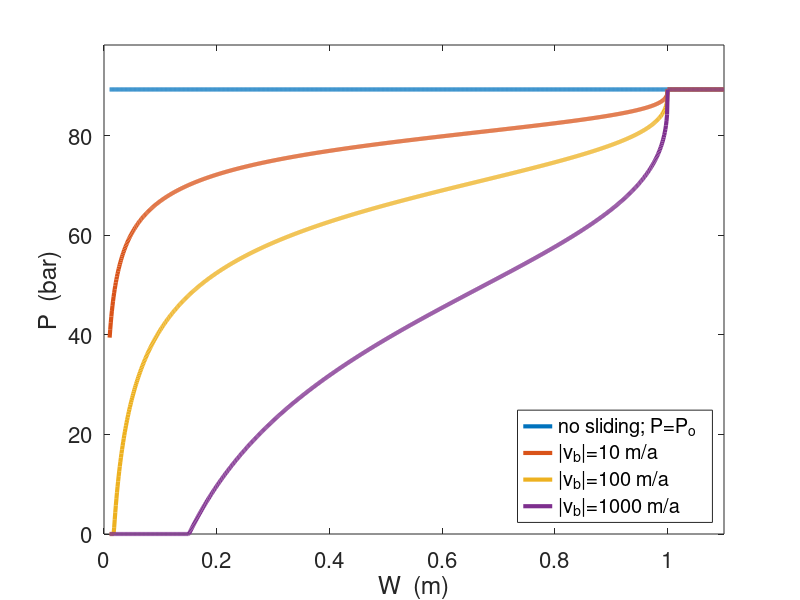

MATLAB code for this plot:
function plotpsteady;
% PLOTPSTEADY  Plot P = P(W) in steady state.

spera = 31556926.0;
rhoi  = 910.0;         % kg m-3
rhow  = 1028.0;        % kg m-3
g     = 9.81;          % m s-2

% major model parameters:
A  = 3.1689e-24;       % ice softness (Pa-3 s-1)
Wr = 1.0;              % m
c1 = 0.500;            % m-1
c2 = 0.040;            % [pure]
CC = c1 / (c2 * A)

h0 = 1000.0;         % m
Po = rhoi * g * h0;

W = 0.01:0.001:1.1*Wr;

% four different amounts of sliding:
v0   = 100.0 / spera;  % m/s
Pno  = PofW(W,    0.0,Po,CC,Wr) / 1e5;
Plow = PofW(W, 0.1*v0,Po,CC,Wr) / 1e5;
Pmed = PofW(W, 1.0*v0,Po,CC,Wr) / 1e5;
Phgh = PofW(W,10.1*v0,Po,CC,Wr) / 1e5;

set(0,'defaultlinelinewidth',3.0)
set(0,'defaultaxesfontsize',16.0)

plot(W,Pno,W,Plow,W,Pmed,W,Phgh);
legend('no sliding; P=P_o  ','|v_b|=10 m/a','|v_b|=100 m/a','|v_b|=1000 m/a',...
       'location','southeast')
xlabel('W  (m)'), ylabel('P  (bar)')
axis([0 max(W) 0 1.1*Po/1e5])

  function P = PofW(W,vb,Po,CC,Wr)
  frac = CC * vb * max(0.0, Wr - W) ./ W;
  P = max(0.0, Po - frac.^(1/3));
  end

end

